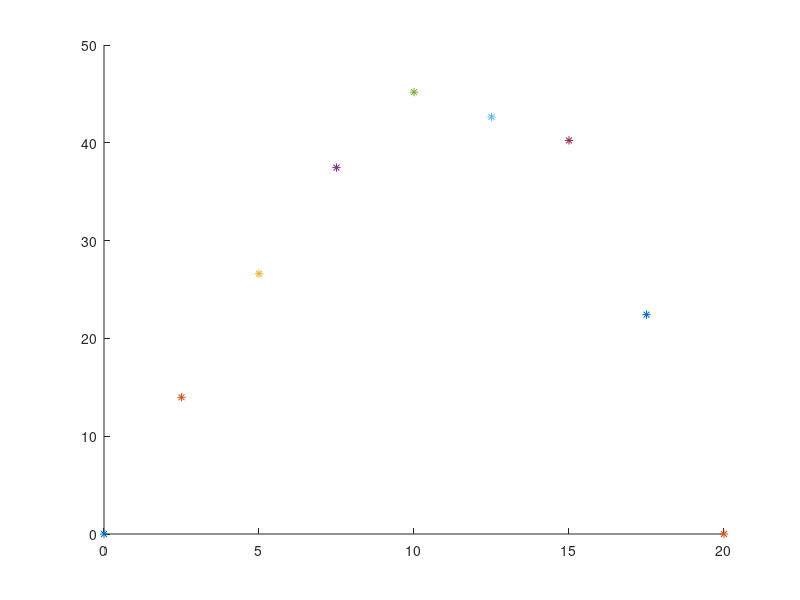

This chart was generated by the following MATLAB code:
%% Problem 1: Use Simpson's method to evaluate the integral
clc; clear; close all;

f = @(x) (pi.^(-2))*(x.^2).*(sin(x));
a = 0;    % Lower bound
b = 2*pi; % Upper bound

% 1a) Calculate the true integral analytically.
fint = integral(f, a, b);

% 1b) Use Simpson's method with n = 5 partitions.
n5 = 5;                      % partitions = 5
x5 = linspace(a,b,(2*n5+1)); % Points for 5 partitions
summation5 = 0;              % Value of the summations for 5 partitions

% 1c) Use Simpson's method with n = 10 partitions.
n10 = 10;                      % partitions = 10
x10 = linspace(a,b,(2*n10+1)); % Points for 10 partitions
summation10 = 0;               % Value of the summations for 10 partitions

% Combine computations for n = 5 and n = 10 partitions.
for k = 1:(n10-1)
    if k < n5
        summation5 = summation5 + 4*f(x5(2*k+1)) + 2*f(x5(2*k));
    end
    
    summation10 = summation10 + 4*f(x10(2*k+1)) + 2*f(x10(2*k));
end

% Area using 5 partitions.
area_simpson_5 = (1/3)*((b-a)/(2*n5))*(summation5 + f(x5(1)) + f(x5(2*n5)));
% Area using 10 partitions.
area_simpson_10 = (1/3)*((b-a)/(2*n10))*(summation10 + f(x10(1)) + f(x10(2*n10)));

%% Problem 2: Find volumetric flow rate
clc; clear; close all;

f = @(r,v) 2*pi*r*v; % Integrand
dia = 40;            % cm; dia of the pipe
R = [0, 2.5, 5, 7.5, 10, 12.5, 15, 17.5, 20];           % radii data
V = [0.914,0.89,0.847,0.795,0.719,0.543,0.427,0.204,0]; % velocity data

% 1a) Fit a curve to the data and use Simpson's method on the data.
f_data = zeros(1,length(R)); % Volumetric flow rate at each R,V touple.
hold on;
for i = 1:length(R)
    f_data(i) = f(R(i), V(i)); % Store volumetric flow rate at each instant
    plot(R(i), f(R(i),V(i)), '*');
end
hold off;

% Fit a curve to the data.
p = polyfit(R, f_data, 4);
y = polyval(p, R);

% Perform Simpson's method on y


% 1b) Use Simpson's method directly on the data.